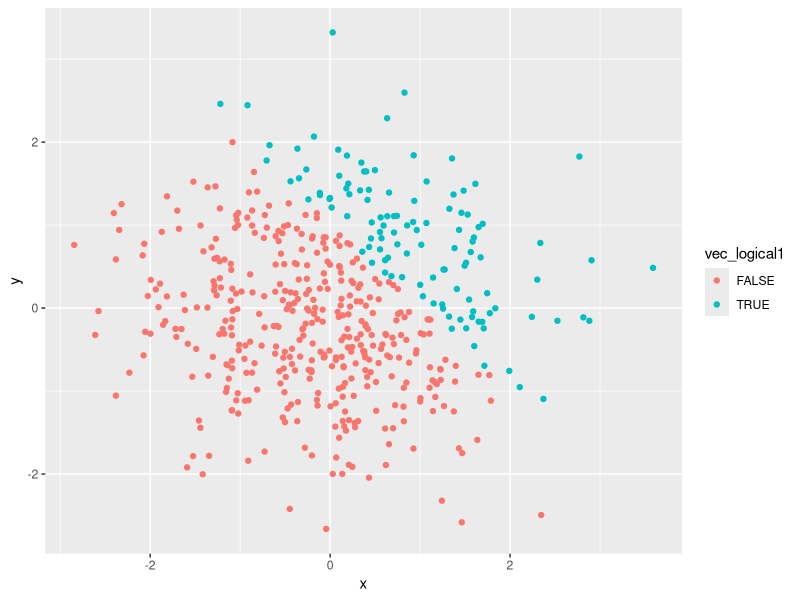
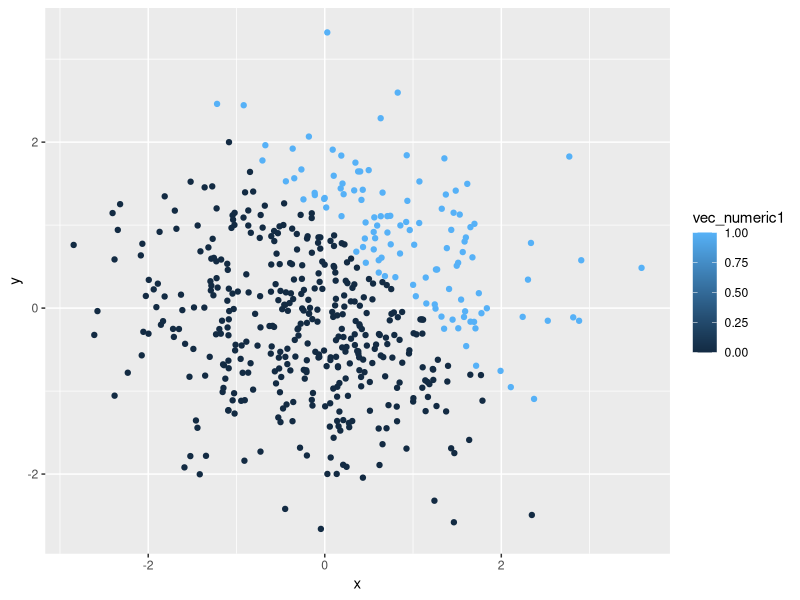
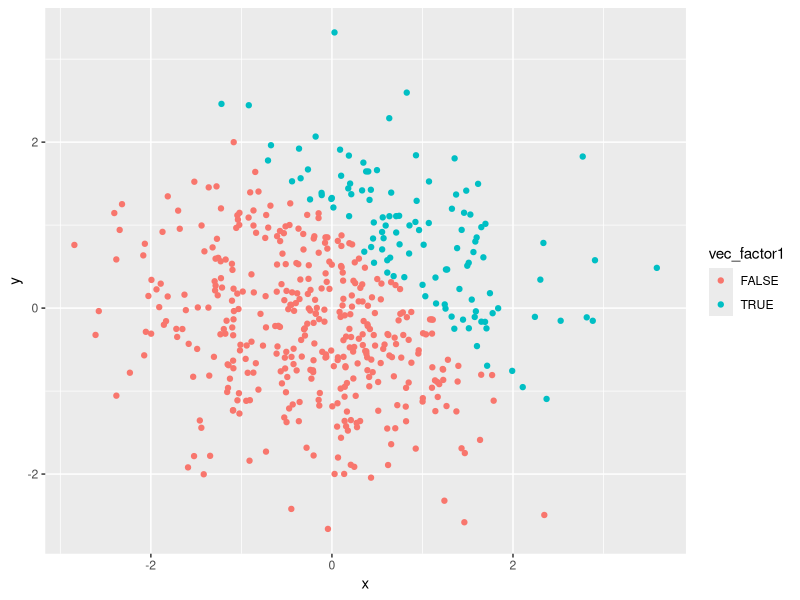
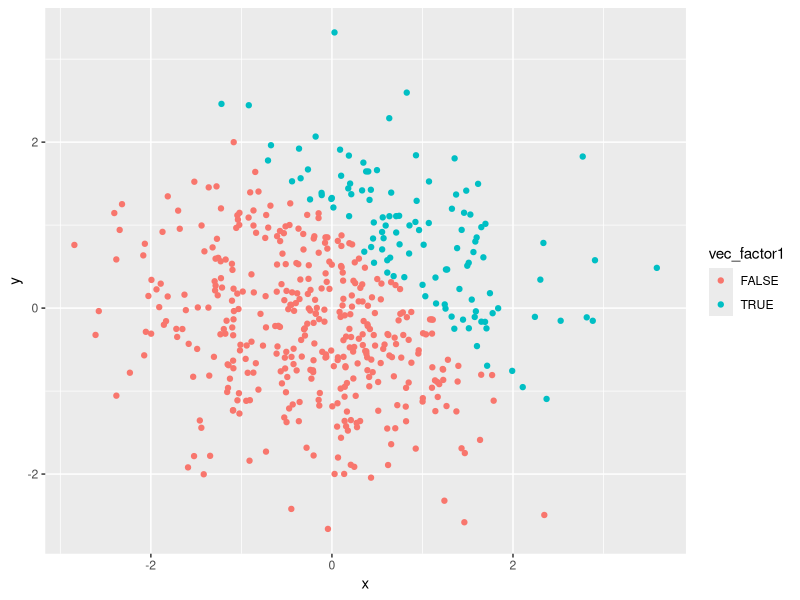

These figures' R source, in order:
## ---- chunk 1
knitr::opts_chunk$set(echo = TRUE)
library(tidyverse)
## ---- chunk 2
q1dataframe = tibble(
  vec_numeric = rnorm(8),
  vec_logical = vec_numeric > 0,
  vec_char = c("This", "dataset", "comes", "from", "groups", "of", "cancer", "patients"),
  vec_factor = factor(c("young", "young", "young", "middleage","middleage","middleage", "old", "old"))
)

class(pull(q1dataframe, vec_numeric))
class(pull(q1dataframe, vec_logical))
class(pull(q1dataframe, vec_char))
class(pull(q1dataframe, vec_factor))

mean_numeric = mean(pull(q1dataframe, vec_numeric))
mean_logical = mean(pull(q1dataframe, vec_logical))
mean_char = mean(pull(q1dataframe, vec_char))
mean_factor = mean(pull(q1dataframe, vec_factor))
## ---- chunk 3
set.seed(13)
x = as.numeric(q1dataframe$vec_logical)
y = as.numeric(q1dataframe$vec_char)
z = as.numeric(q1dataframe$vec_factor)

x*q1dataframe$vec_numeric
y*q1dataframe$vec_numeric
z*q1dataframe$vec_numeric
## ---- chunk 4
set.seed(13)

q2dataframe = tibble(
  x = rnorm(500, mean=0, sd=1),
  y = rnorm(500, mean=0, sd=1),
  vec_logical1 = x+y > 1,
  vec_numeric1 = as.numeric(vec_logical1),
  vec_factor1 = as.factor(vec_logical1), 
)

ggplot(q2dataframe, aes(x = x, y = y, color = vec_logical1)) + geom_point()

ggplot(q2dataframe, aes(x = x, y = y, color = vec_numeric1)) + geom_point()
       
ggplot(q2dataframe, aes(x = x, y = y, color = vec_factor1)) + geom_point()
## ---- chunk 5
ggsave("hw1_yy2912.pdf")
